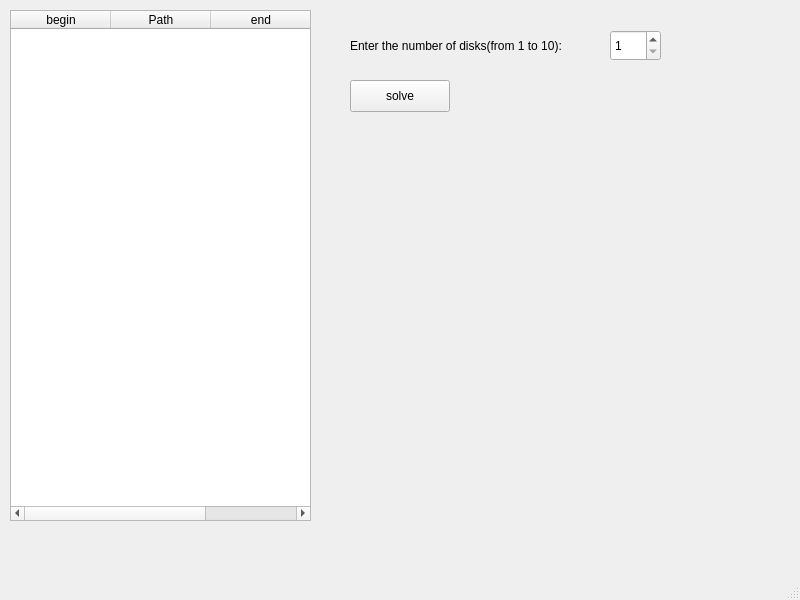
<?xml version="1.0" encoding="UTF-8"?>
<ui version="4.0">
 <class>MainWindow</class>
 <widget class="QMainWindow" name="MainWindow">
  <property name="geometry">
   <rect>
    <x>0</x>
    <y>0</y>
    <width>800</width>
    <height>600</height>
   </rect>
  </property>
  <property name="windowTitle">
   <string>MainWindow</string>
  </property>
  <widget class="QWidget" name="centralwidget">
   <widget class="QSpinBox" name="spinBox">
    <property name="geometry">
     <rect>
      <x>610</x>
      <y>30</y>
      <width>51</width>
      <height>31</height>
     </rect>
    </property>
    <property name="minimum">
     <number>1</number>
    </property>
    <property name="maximum">
     <number>10</number>
    </property>
   </widget>
   <widget class="QPushButton" name="startButton">
    <property name="geometry">
     <rect>
      <x>350</x>
      <y>80</y>
      <width>100</width>
      <height>32</height>
     </rect>
    </property>
    <property name="text">
     <string>solve</string>
    </property>
   </widget>
   <widget class="QTableWidget" name="table">
    <property name="geometry">
     <rect>
      <x>10</x>
      <y>10</y>
      <width>301</width>
      <height>511</height>
     </rect>
    </property>
    <column>
     <property name="text">
      <string>begin</string>
     </property>
    </column>
    <column>
     <property name="text">
      <string>Path</string>
     </property>
    </column>
    <column>
     <property name="text">
      <string>end</string>
     </property>
    </column>
   </widget>
   <widget class="QLabel" name="label">
    <property name="geometry">
     <rect>
      <x>350</x>
      <y>30</y>
      <width>251</width>
      <height>31</height>
     </rect>
    </property>
    <property name="text">
     <string>Enter the number of disks(from 1 to 10):</string>
    </property>
   </widget>
  </widget>
  <widget class="QMenuBar" name="menubar">
   <property name="geometry">
    <rect>
     <x>0</x>
     <y>0</y>
     <width>800</width>
     <height>22</height>
    </rect>
   </property>
  </widget>
  <widget class="QStatusBar" name="statusbar"/>
 </widget>
 <resources/>
 <connections/>
</ui>
